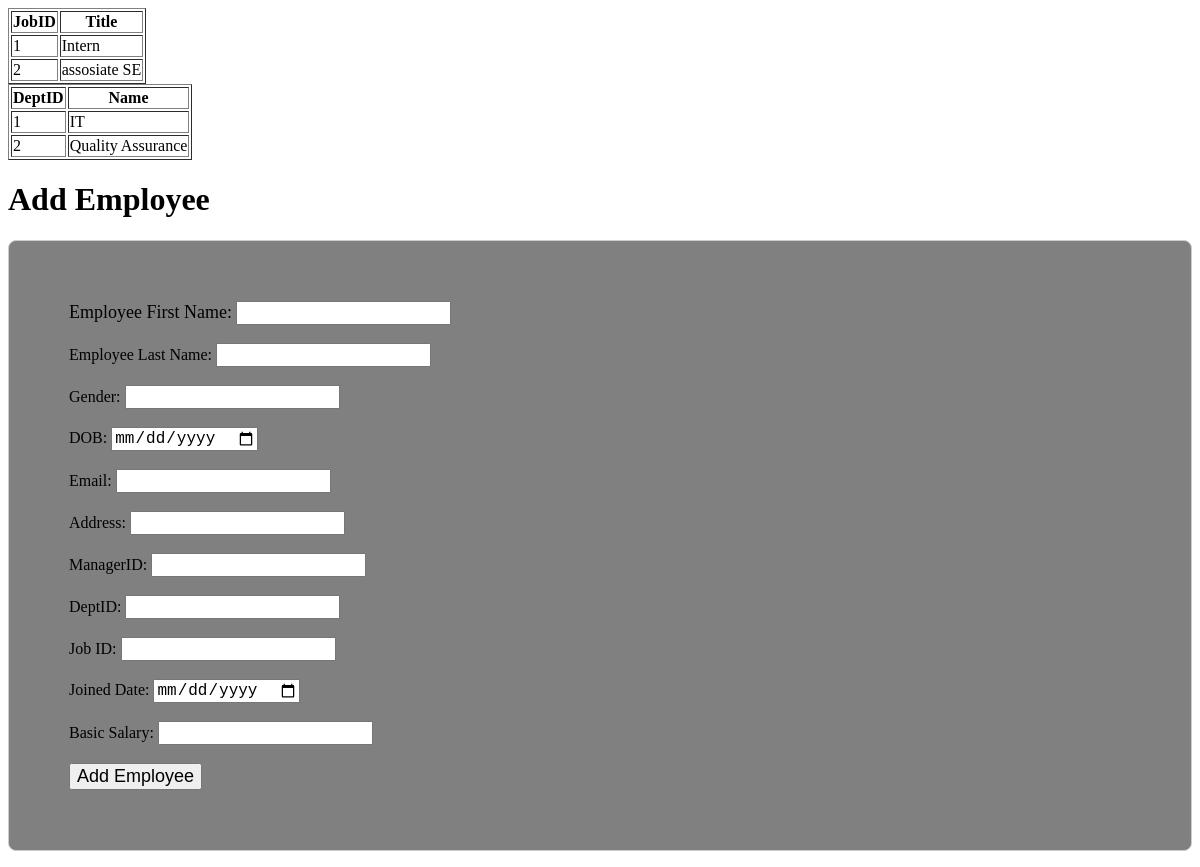
Page /EmployeeCare/HRteam/add_employee.php on the committed database.
### tables this page shows
CREATE TABLE `jobrole` (
  `JobID` int(11) NOT NULL,
  `Title` varchar(20) NOT NULL,
  `Description` varchar(1000) NOT NULL
);

CREATE TABLE `department` (
  `DeptID` int(11) NOT NULL,
  `Name` varchar(20) NOT NULL
);

### EmployeeCare/HRteam/add_employee.php (the view, shortened to what this page needs)
<?php
    include("../config.php");
$sql = "SELECT * FROM jobrole;";
$result = $conn->query($sql);
if ($result->num_rows > 0) {
    echo "<table border='1'>
        <tr>
            <th>JobID</th>
            <th>Title</th>
        </tr>";
        while($row = $result->fetch_assoc()) {
            echo "<tr>
                <td>" . $row["JobID"] . "</td>
                <td>" . $row["Title"] . "</td>
            </tr>";
        }
        echo "</table>";
}else {
    echo "0 results";
}
$sql = "SELECT * FROM department;";
$result = $conn->query($sql);
if ($result->num_rows > 0) {
    echo "<table border='1'>
        <tr>
            <th>DeptID</th>
            <th>Name</th>
        </tr>";
        while($row = $result->fetch_assoc()) {
            echo "<tr>
                <td>" . $row["DeptID"] . "</td>
                <td>" . $row["Name"] . "</td>
            </tr>";
        }
        echo "</table>";
}else {
    echo "0 results";
}
?>
<!DOCTYPE html>
<html lang="en">
<head>
</head>
<body>
    <h1>Add Employee</h1>
    <form method="POST">
        <div>
            <label for="Fname">Employee First Name:</label>
            <input type="text" id="Fname" name="Fname" required><br><br>
            <lable for="Lname">Employee Last Name:</lable>
            <input type="text" id="Lname" name="Lname" required><br><br>
            <lable for="Gender">Gender:</lable>
            <input type="text" id="Gender" name="Gender" maxlength="1" required><br><br>
            <lable for="DOB">DOB:</lable>
            <input type="date" id="DOB" name="DOB" required><br><br>
            <lable for="Email">Email:</lable>
            <input type="text" id="Email" name="Email" required><br><br>
            <lable for="Address">Address:</lable>
            <input type="text" id="Address" name="Address" required><br><br>
            <lable for="ManagerID">ManagerID:</lable>
            <input type="number" id="ManagerID" name="ManagerID" required><br><br>
            <lable for="DeptID">DeptID:</lable>
            <input type="number" id="DeptID" name="DeptID" required><br><br>
            <lable for="JobID">Job ID:</lable>
            <input type="number" id="JobID" name="JobID" required><br><br>
            <lable for="JoinedDate">Joined Date:</lable>
            <input type="date" id="JoinedDate" name="JoinedDate" required><br><br>
            <lable for="BasicSalary">Basic Salary:</lable>
            <input type="number" id="BasicSalary" name="BasicSalary" required><br><br>
            <input type="submit" value="Add Employee">
        </div>
    </form>
</body>
</html>

### EmployeeCare/HRteam/add_employee.php (style rules this page uses)
body { background-color: white; }
form { text-align: left; padding: 60px; border: 1px solid #ccc; border-radius: 8px; background-color: gray; }
label { font-size: 18px; }
input { font-size: 16px; }
input[type="submit"] { font-size: 18px; }

### rows in the picture
jobrole: JobID "1", Title "Intern"
jobrole: JobID "2", Title "assosiate SE"
department: DeptID "1", Name "IT"
department: DeptID "2", Name "Quality Assurance"
